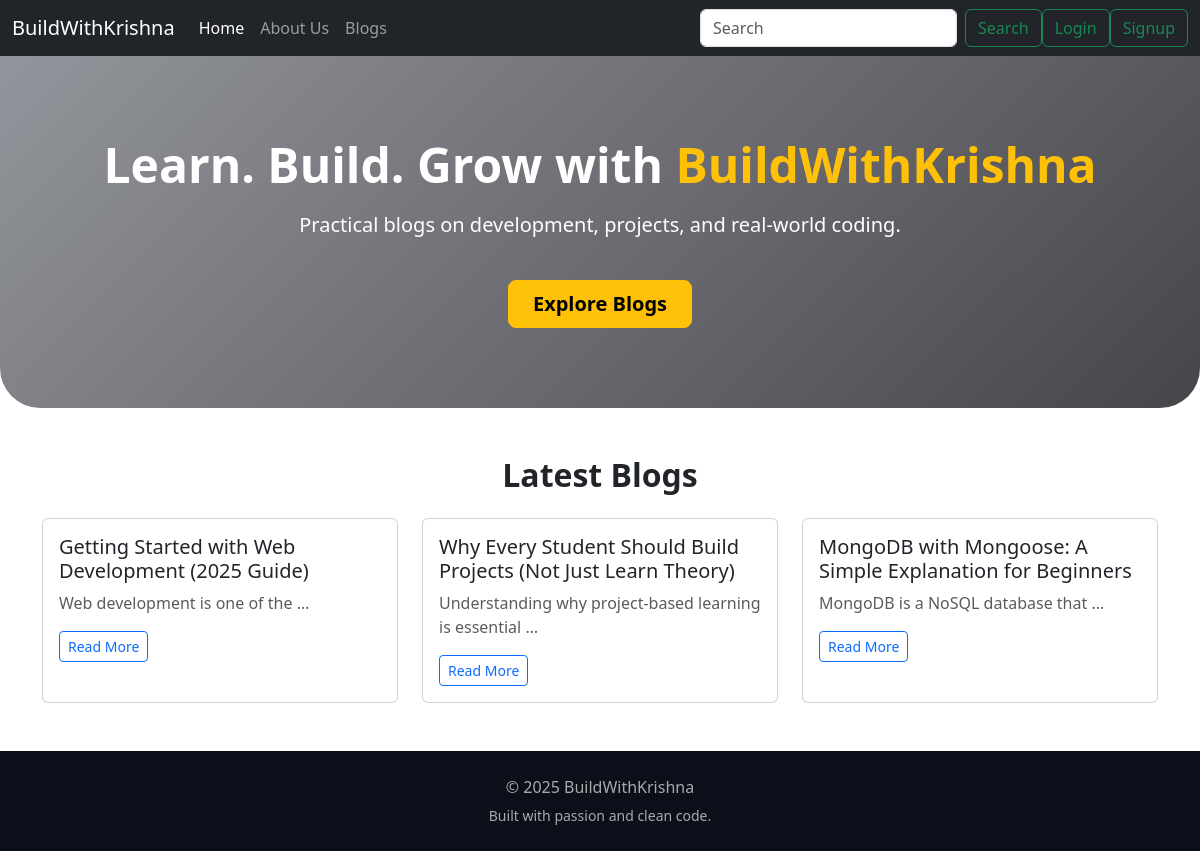
Before: / with the older database file.
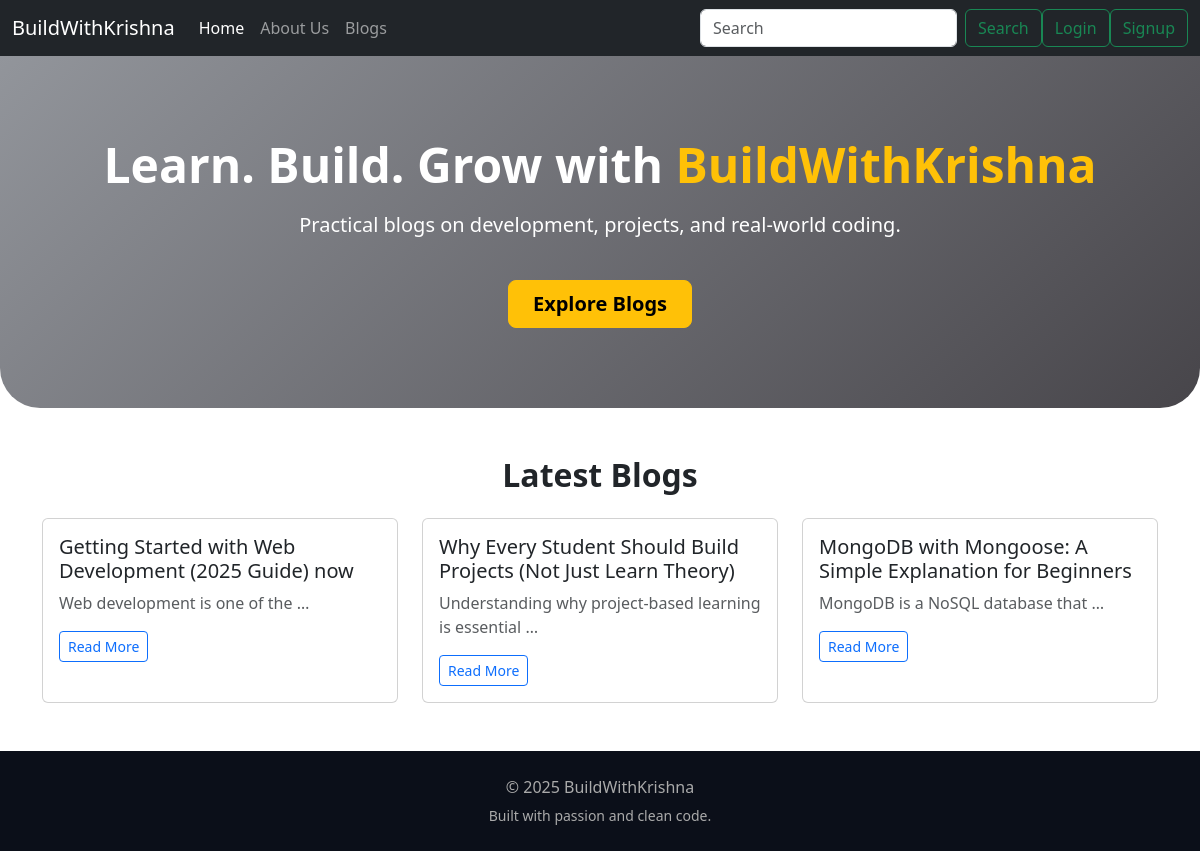
After: the same page with the newer database file.
### blog/models.py (models this page shows, shortened)
class Post(models.Model):
    post_id = models.AutoField(primary_key=True)
    post_title = models.CharField(max_length=200)
    post_content = models.CharField(max_length=5000)
    post_image = models.ImageField(upload_to="post/images")
    post_time = models.DateTimeField()
    post_author = models.CharField(max_length=100,default="unknown User")

### blog/views.py (the view)
# urls.py: path('', views.index, name="index"),
def index(request):
    posts = Post.objects.all()
    return render(request,'index.html',{"posts":posts})

### template/index.html (shortened to what this page needs)
{% extends "basics.html" %}
{% block body %}
<section class="hero text-center">
    <div class="container">
        <h1 class="display-5 fw-bold">
            Learn. Build. Grow with <span>BuildWithKrishna</span>
        </h1>
        <p class="lead mt-3">
            Practical blogs on development, projects, and real-world coding.
        </p>
        <a href="/allpost" class="btn btn-warning btn-lg mt-4 px-4 fw-semibold">
            Explore Blogs
        </a>
    </div>
</section>
{% if posts|length > 0 %}
<section class="container my-5">
    <h2 class="text-center fw-bold mb-4">Latest Blogs</h2>
    <div class="row g-4">
        <div class="col-md-4">
            <div class="card blog-card h-100">
                <div class="card-body">
                    <h5 class="card-title">{{posts.0.post_title}}</h5>
                    <p class="card-text text-muted">
                        {{posts.0.post_content|truncatewords:6 }}
                    </p>
                    <a href="detail/{{posts.0.post_id}}" class="btn btn-outline-primary btn-sm">Read More</a>
                </div>
            </div>
        </div>
    {% endif %}
{% if posts|length > 1 %}
        <div class="col-md-4">
            <div class="card blog-card h-100">
                <div class="card-body">
                    <h5 class="card-title">{{posts.1.post_title}}</h5>
                    <p class="card-text text-muted">
                        {{posts.1.post_content|truncatewords:6 }}
                    </p>
                    <a href="detail/{{posts.1.post_id}}" class="btn btn-outline-primary btn-sm">Read More</a>
                </div>
            </div>
        </div>
   {% endif %}
{% if posts|length > 2 %}
        <div class="col-md-4">
            <div class="card blog-card h-100">
                <div class="card-body">
                    <h5 class="card-title">{{posts.2.post_title}}</h5>
                    <p class="card-text text-muted">
                        {{posts.2.post_content|truncatewords:6 }}
                    </p>
                    <a href="detail/{{posts.2.post_id}}" class="btn btn-outline-primary btn-sm">Read More</a>
                </div>
            </div>
        </div>
   {% endif %}
    </div>
</section>
<footer class="text-center py-4 mt-5">
    <p class="mb-1">© 2025 BuildWithKrishna</p>
    <small>Built with passion and clean code.</small>
</footer>
{% endblock body %}

Changed rows visible on the page:
changed Post "Web development is one of the …": post_title "Getting Started with Web Development (2025 Guide)" → "Getting Started with Web Development (2025 Guide) now"
